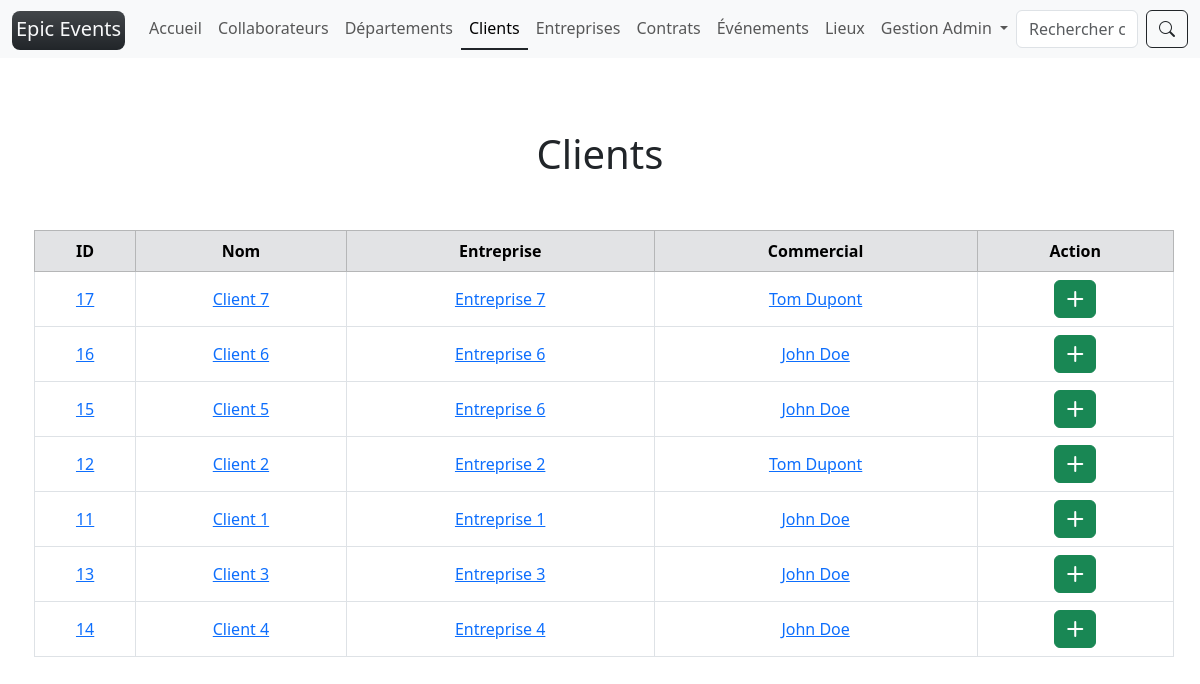
The app's page /customers/ (signed in) with its own data.
### epic_events/models/collaborator.py (models this page shows, shortened)
class Collaborator(UserMixin, AbstractUser):
    department = models.ForeignKey(to=Department, on_delete=models.RESTRICT, null=True)
    birthdate = models.DateField(verbose_name="Date de naissance")
    REQUIRED_FIELDS = ["first_name", "last_name"]
    USERNAME_FIELD = "email"
    username = date_joined = None
    @property
    def str_id(self) -> str:
        if self.id:
            return str(self.id)
        return unfilled
    @property
    def role(self) -> str:
        if self.department:
            return self.department.name
        return unfilled
    @property
    def title(self) -> str:
        if self.first_name:
            return f"{self.role} {self.first_name.capitalize()}"
        return f"{self.role} {unfilled}"

### epic_events/models/department.py (models this page shows, shortened)
class Department(NameFieldMixin):
    @classmethod
    def french_name(self) -> str:
        """used in flash messages"""
        return "Département"

### epic_events/models/customer.py (models this page shows, shortened)
class Customer(UserMixin):
    company = models.ForeignKey(to=Company, on_delete=models.SET_NULL, null=True)
    commercial = models.ForeignKey(
        to=Collaborator, on_delete=models.SET_NULL, null=True, related_name="commercial"
    )
    @property
    def company_name(self):
        if self.company:
            return str(self.company)
        return unfilled
    @property
    def commercial_name(self):
        if self.commercial:
            return self.commercial.name
        return unfilled

### epic_events/models/company.py (models this page shows, shortened)
class Company(NameFieldMixin):
    """customers companies CRUD by commercials"""

### epic_events/views/customer.py (the view)
class ListView(read_permission, SearchPostMixin):
    def get(self, request, *args, **kwargs):
        qs = model.objects.all().order_by("-edition_time")
        context["page_obj"] = paginator(request, qs)
        return render(request, model.template_name_list(), context)

### epic_events/forms/search.py (shortened to what this page needs)
class SearchForm(forms.Form):
    search = forms.CharField(
        widget=forms.TextInput(attrs={"class": "form-control me-2"}),
        required=True,
    )

### epic_events/models/mixins.py (called while the page is built)
    @classmethod
    def singular_name(self) -> str:
        return self.__name__.lower()

    @classmethod
    def template_name_list(self) -> str:
        return f"{self.singular_name()}/list.html"

    def __str__(self) -> str:
        if self.name:
            return f"{self.name.capitalize()}"
        return unfilled

    def __str__(self) -> str:
        if self.first_name:
            first_name = self.first_name.capitalize()
        else:
            first_name = unfilled
        if self.last_name:
            last_name = self.last_name.capitalize()
        else:
            last_name = unfilled
        return f"{first_name} {last_name}"

    @property
    def name(self) -> str:
        return str(self)

### epic_events/views/paginator.py (called while the page is built)
def paginator(request, qs: list) -> Paginator:
    paginator = Paginator(qs, 10)
    page_number = request.GET.get("page")
    return paginator.get_page(page_number)

### epic_events/templates/customer/list.html (shortened to what this page needs)
{% extends "base.html" %}
{% block content %}
  <h1 class="text-center my-5">{{title}}</h1>
  <table class="table table-bordered text-center align-middle m-1">
    <thead>
      <tr class="table-secondary align-middle">
        <th scope="col">ID</th>
        <th scope="col">Nom</th>
        <th scope="col">Entreprise</th>
        <th scope="col">Commercial</th>
        {% if user.role == "Commercial" or user.role == "Gestion" %}
          <th scope="col">Action</th>
        {% endif %}
      </tr>
    </thead>
    <tbody>
      {% for obj in page_obj %}
        <tr>
          <td><a href="{% url detail_url_name id=obj.id %}">{{obj.id}}</a></td>
          <td><a href="{% url detail_url_name id=obj.id %}">{{obj}}</a></td>
          {% if obj.company %}
            <td><a href="{% url 'company' id=obj.company.id %}">{{obj.company_name}}</a></td>
          {% else %}
            <td>{{obj.company_name}}</td>
          {% endif %}
          {% if obj.commercial %}
            <td><a href="{% url 'collaborator' id=obj.commercial.id %}">{{obj.commercial_name}}</a></td>
          {% else %}
            <td>{{obj.commercial_name}}</td>
          {% endif %}
          {% if user.role == "Gestion" %}
            <td>
              <a href="{% url 'create_contract' id=obj.id %}" title="Ajouter contrat">
                <button class="btn btn-success">
                  <i class="bi bi-plus-lg"></i>
                </button>
              </a>
            </td>
          {% endif %}
        </tr>
      {% endfor %}
    </tbody>
  </table>
{% endblock content %}

### epic_events/templates/partials/navbar.html (shortened to what this page needs)
<nav class="navbar navbar-expand-lg navbar-light bg-light">
  <div class="container-fluid">
    <a class="navbar-brand" href="{% url 'home' %}">
      <span class="bg-dark text-light p-1 pb-2 bg-gradient rounded-3">
        Epic Events
      </span>
    </a>
    <div class="collapse navbar-collapse" id="navbarScroll">
      {% if user.is_authenticated %}
      <ul class="navbar-nav me-auto my-2 my-lg-0 navbar-nav-scroll" style="--bs-scroll-height: 100px;">
        <li class="nav-item">
          <a
          {% if '/home/' == request.path %}
            class="nav-link active border-bottom border-dark border-2"
            aria-current="page"
          {% else %}
            class="nav-link"
          {% endif %}
            href="{% url 'home' %}">Accueil
          </a>
        </li>
        {% if user.role == "Gestion" %}
        <li class="nav-item">
          <a
          {% if request.path == "/collaborators/" or "collaborators" in request.path and "search" in request.path %}
            class="nav-link active border-bottom border-dark border-2"
            aria-current="page"
          {% else %}
            class="nav-link"
          {% endif %}
           href="{% url 'collaborators' %}">Collaborateurs
          </a>
        </li>
        <li class="nav-item">
          <a
          {% if request.path == "/departments/" or "departments" in request.path and "search" in request.path %}
            class="nav-link active border-bottom border-dark border-2"
            aria-current="page"
          {% else %}
            class="nav-link"
          {% endif %}
            href="{% url 'departments' %}">Départements
          </a>
        </li>
        {% endif %}
        <li class="nav-item">
          <a
          {% if '/customers/' == request.path %}
            class="nav-link active border-bottom border-dark border-2"
            aria-current="page"
          {% else %}
            class="nav-link"
          {% endif %}
           href="{% url 'customers' %}">Clients
          </a>
        </li>
        <li class="nav-item">
          <a
          {% if '/companies/' == request.path %}
            class="nav-link active border-bottom border-dark border-2"
            aria-current="page"
          {% else %}
            class="nav-link"
          {% endif %}
            href="{% url 'companies' %}">Entreprises
          </a>
        </li>
        <li class="nav-item">
          <a
          {% if '/contracts/' == request.path %}
            class="nav-link active border-bottom border-dark border-2"
            aria-current="page"
          {% else %}
            class="nav-link"
          {% endif %}
            href="{% url 'contracts' %}">Contrats
          </a>
        </li>
        <li class="nav-item">
          <a
          {% if '/events/' == request.path %}
            class="nav-link active border-bottom border-dark border-2"
            aria-current="page"
          {% else %}
            class="nav-link"
          {% endif %}
            href="{% url 'events' %}">Événements
          </a>
        </li>
        <li class="nav-item">
          <a
          {% if '/locations/' == request.path %}
            class="nav-link active border-bottom border-dark border-2"
            aria-current="page"
          {% else %}
            class="nav-link"
          {% endif %}
            href="{% url 'locations' %}">Lieux
          </a>
        </li>
        <li class="nav-item dropdown">
          <a
          {% if '/collaborators/'|add:user.str_id|add:'/' == request.path %}
            class="nav-link dropdown-toggle active border-bottom border-dark border-2"
          {% else %}
            class="nav-link dropdown-toggle"
          {% endif %}
          href="#" id="navbarScrollingDropdown" role="button" data-bs-toggle="dropdown" aria-expanded="false">
            {{user.title}}
          </a>
        </li>
      </ul>
      {% include "partials/search_form.html" %}
      {% endif %}
    </div>
  </div>
</nav>

### records on screen
Collaborator: title "Gestion Admin"
Customer: id "17", first_name+last_name "Client 7", company_name "Entreprise 7", commercial_name "Tom Dupont"
Customer: id "16", first_name+last_name "Client 6", company_name "Entreprise 6", commercial_name "John Doe"
Customer: id "15", first_name+last_name "Client 5", company_name "Entreprise 6", commercial_name "John Doe"
Customer: id "12", first_name+last_name "Client 2", company_name "Entreprise 2", commercial_name "Tom Dupont"
Customer: id "11", first_name+last_name "Client 1", company_name "Entreprise 1", commercial_name "John Doe"
Customer: id "13", first_name+last_name "Client 3", company_name "Entreprise 3", commercial_name "John Doe"
Customer: id "14", first_name+last_name "Client 4", company_name "Entreprise 4", commercial_name "John Doe"

### other values on screen
{{ title }} "Clients"
